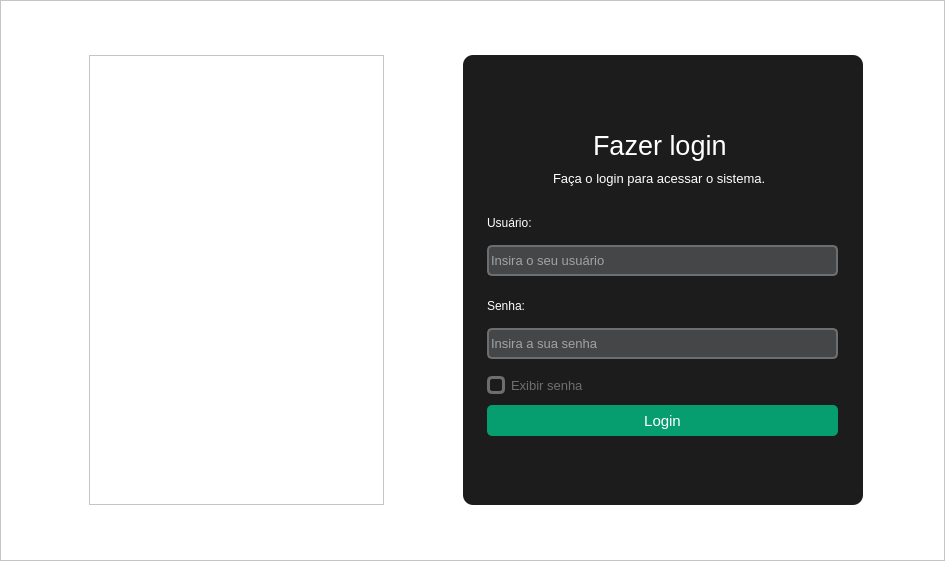
<?xml version="1.0" encoding="UTF-8"?>
<ui version="4.0">
 <class>MainWindow</class>
 <widget class="QMainWindow" name="MainWindow">
  <property name="geometry">
   <rect>
    <x>0</x>
    <y>0</y>
    <width>945</width>
    <height>561</height>
   </rect>
  </property>
  <property name="maximumSize">
   <size>
    <width>1000</width>
    <height>700</height>
   </size>
  </property>
  <property name="windowTitle">
   <string>Login | Sistema de Reconhecimento Facial</string>
  </property>
  <widget class="QWidget" name="centralwidget">
   <property name="minimumSize">
    <size>
     <width>785</width>
     <height>482</height>
    </size>
   </property>
   <layout class="QVBoxLayout" name="verticalLayout">
    <property name="spacing">
     <number>0</number>
    </property>
    <property name="leftMargin">
     <number>0</number>
    </property>
    <property name="topMargin">
     <number>0</number>
    </property>
    <property name="rightMargin">
     <number>0</number>
    </property>
    <property name="bottomMargin">
     <number>0</number>
    </property>
    <item>
     <widget class="QFrame" name="frm_fundo">
      <property name="styleSheet">
       <string notr="true">background-color: rgb(255, 255, 255);</string>
      </property>
      <property name="frameShape">
       <enum>QFrame::StyledPanel</enum>
      </property>
      <property name="frameShadow">
       <enum>QFrame::Raised</enum>
      </property>
      <layout class="QGridLayout" name="gridLayout">
       <property name="topMargin">
        <number>0</number>
       </property>
       <property name="rightMargin">
        <number>0</number>
       </property>
       <property name="bottomMargin">
        <number>0</number>
       </property>
       <property name="spacing">
        <number>0</number>
       </property>
       <item row="1" column="1">
        <widget class="QFrame" name="frm_fundoLogin">
         <property name="maximumSize">
          <size>
           <width>400</width>
           <height>450</height>
          </size>
         </property>
         <property name="font">
          <font>
           <family>Arial</family>
           <pointsize>10</pointsize>
          </font>
         </property>
         <property name="styleSheet">
          <string notr="true">background-color: rgb(28, 28, 28);
border-radius: 10px;</string>
         </property>
         <property name="frameShape">
          <enum>QFrame::StyledPanel</enum>
         </property>
         <property name="frameShadow">
          <enum>QFrame::Raised</enum>
         </property>
         <widget class="QLabel" name="lblTitulo">
          <property name="geometry">
           <rect>
            <x>130</x>
            <y>60</y>
            <width>141</width>
            <height>61</height>
           </rect>
          </property>
          <property name="font">
           <font>
            <family>Arial</family>
            <pointsize>20</pointsize>
            <weight>50</weight>
            <italic>false</italic>
            <bold>false</bold>
           </font>
          </property>
          <property name="styleSheet">
           <string notr="true">color: rgb(255, 255, 255);
font: 20pt &quot;Arial&quot;;
background-position:center;</string>
          </property>
          <property name="text">
           <string>Fazer login </string>
          </property>
         </widget>
         <widget class="QLabel" name="lblSubtitulo">
          <property name="geometry">
           <rect>
            <x>90</x>
            <y>115</y>
            <width>221</width>
            <height>16</height>
           </rect>
          </property>
          <property name="font">
           <font>
            <family>Arial</family>
            <pointsize>10</pointsize>
            <weight>50</weight>
            <bold>false</bold>
           </font>
          </property>
          <property name="styleSheet">
           <string notr="true">color: rgb(255, 255, 255);</string>
          </property>
          <property name="text">
           <string>Faça o login para acessar o sistema.</string>
          </property>
         </widget>
         <widget class="QLabel" name="lblUsuario">
          <property name="geometry">
           <rect>
            <x>24</x>
            <y>160</y>
            <width>71</width>
            <height>16</height>
           </rect>
          </property>
          <property name="styleSheet">
           <string notr="true">color: rgb(255, 255, 255);
font: 12pt &quot;Arial&quot;;
</string>
          </property>
          <property name="text">
           <string>Usuário:</string>
          </property>
         </widget>
         <widget class="QLineEdit" name="etyUsuario">
          <property name="geometry">
           <rect>
            <x>24</x>
            <y>190</y>
            <width>351</width>
            <height>31</height>
           </rect>
          </property>
          <property name="font">
           <font>
            <family>Arial</family>
            <pointsize>10</pointsize>
            <weight>50</weight>
            <italic>false</italic>
            <bold>false</bold>
           </font>
          </property>
          <property name="styleSheet">
           <string notr="true">QLineEdit{
	background-color: #454648;
	border-radius:5px;
	border: 2px solid #6C6F71;
	color:#ffffff;
}

QLineEdit:focus{
	border: 2px solid #069E6E;
}</string>
          </property>
          <property name="placeholderText">
           <string>Insira o seu usuário</string>
          </property>
         </widget>
         <widget class="QLabel" name="lblSenha">
          <property name="geometry">
           <rect>
            <x>24</x>
            <y>243</y>
            <width>71</width>
            <height>16</height>
           </rect>
          </property>
          <property name="styleSheet">
           <string notr="true">color: rgb(255, 255, 255);
font: 12pt &quot;Arial&quot;;
</string>
          </property>
          <property name="text">
           <string>Senha:</string>
          </property>
         </widget>
         <widget class="QLineEdit" name="etySenha">
          <property name="geometry">
           <rect>
            <x>24</x>
            <y>273</y>
            <width>351</width>
            <height>31</height>
           </rect>
          </property>
          <property name="font">
           <font>
            <family>Arial</family>
            <pointsize>10</pointsize>
            <weight>50</weight>
            <italic>false</italic>
            <bold>false</bold>
           </font>
          </property>
          <property name="styleSheet">
           <string notr="true">QLineEdit{
	background-color: #454648;
	border-radius:5px;
	border: 2px solid #6C6F71;
	color:#ffffff;
}

QLineEdit:focus{
	border: 2px solid #069E6E;
}</string>
          </property>
          <property name="echoMode">
           <enum>QLineEdit::Password</enum>
          </property>
          <property name="placeholderText">
           <string>Insira a sua senha</string>
          </property>
         </widget>
         <widget class="QPushButton" name="btnLogin">
          <property name="geometry">
           <rect>
            <x>24</x>
            <y>350</y>
            <width>351</width>
            <height>31</height>
           </rect>
          </property>
          <property name="font">
           <font>
            <family>Arial</family>
            <pointsize>11</pointsize>
            <weight>50</weight>
            <italic>false</italic>
            <bold>false</bold>
           </font>
          </property>
          <property name="styleSheet">
           <string notr="true">QPushButton{
	background-color:#069E6E;
	color:#ffffff;
	border-radius:5px;
}

QPushButton:hover{
	background-color:#047b55;
}

QPushButton:pressed{
	background-color: rgb(2, 45, 29);
}</string>
          </property>
          <property name="text">
           <string>Login</string>
          </property>
         </widget>
         <widget class="QCheckBox" name="chkboxExibirSenha">
          <property name="geometry">
           <rect>
            <x>24</x>
            <y>320</y>
            <width>101</width>
            <height>21</height>
           </rect>
          </property>
          <property name="font">
           <font>
            <family>Arial</family>
            <pointsize>10</pointsize>
           </font>
          </property>
          <property name="styleSheet">
           <string notr="true">QCheckBox{
	color: #6C6F71;
}

QCheckBox::indicator{
	border: 3px solid #6C6F71;
	width: 12px;
	height:12px;
	border-radius:5px;
}

QCheckBox::indicator:checked{
	border: 3px solid #069E6E;
	background-color: #069E6E;
}

</string>
          </property>
          <property name="text">
           <string>Exibir senha</string>
          </property>
         </widget>
        </widget>
       </item>
       <item row="1" column="0">
        <widget class="QFrame" name="frm_imgLogo">
         <property name="maximumSize">
          <size>
           <width>295</width>
           <height>16777215</height>
          </size>
         </property>
         <property name="styleSheet">
          <string notr="true">background-image: url(:/imagens/imgLogo.png);
background-repeat:no-repeat;
background-position:left;</string>
         </property>
         <property name="frameShape">
          <enum>QFrame::StyledPanel</enum>
         </property>
         <property name="frameShadow">
          <enum>QFrame::Raised</enum>
         </property>
        </widget>
       </item>
      </layout>
     </widget>
    </item>
   </layout>
  </widget>
  <widget class="QMenuBar" name="menubar">
   <property name="geometry">
    <rect>
     <x>0</x>
     <y>0</y>
     <width>945</width>
     <height>21</height>
    </rect>
   </property>
  </widget>
 </widget>
 <resources>
  <include location="imagens/imagens_usadas.qrc"/>
 </resources>
 <connections/>
</ui>
